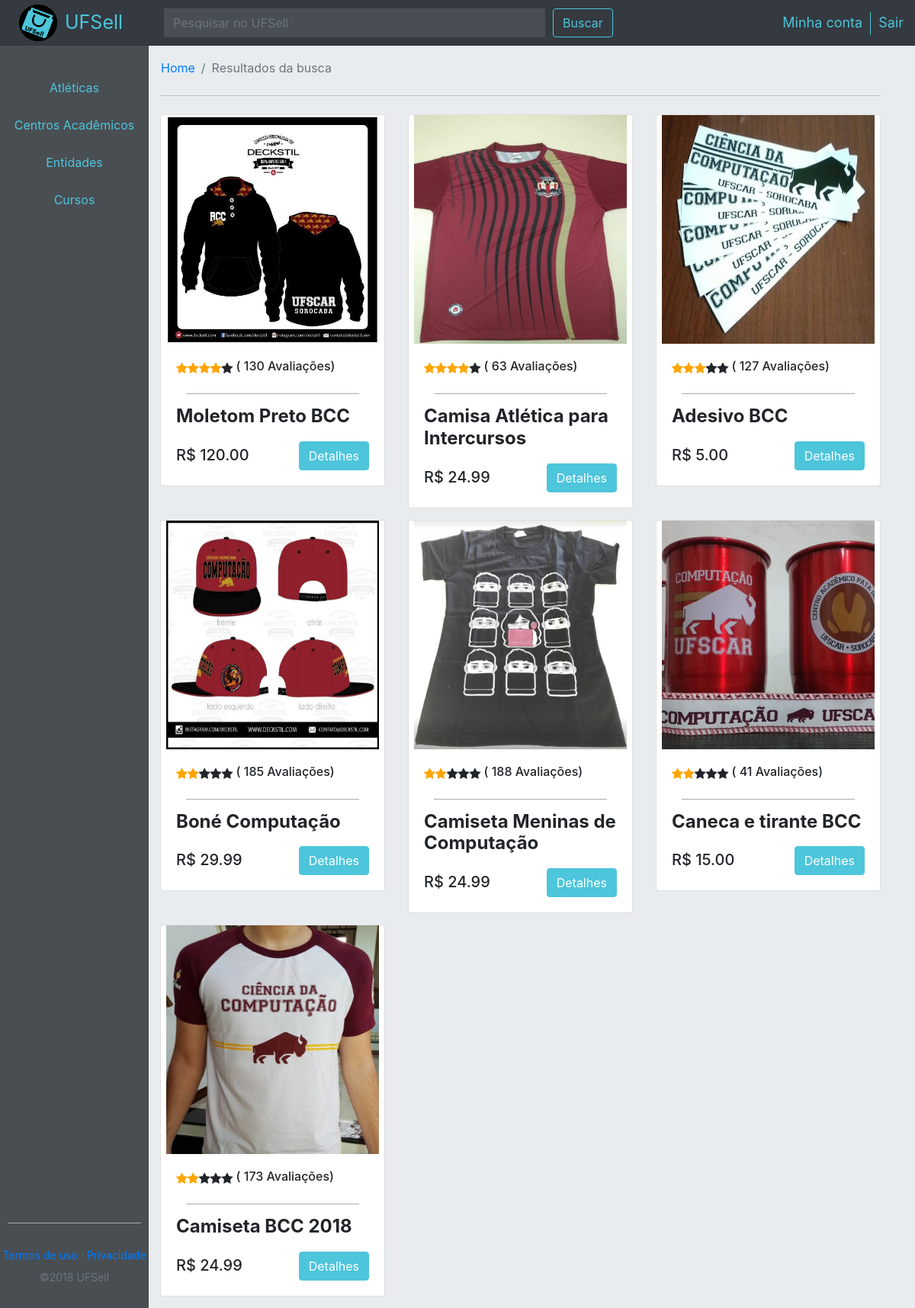
/busca.php (signed in), run on the app's committed database.
### tables this page shows
CREATE TABLE IF NOT EXISTS `prod` (
  `id` int(11) NOT NULL,
  `id_org` int(11) NOT NULL,
  `nome` varchar(50) NOT NULL,
  `descr` varchar(500) NOT NULL,
  `preco` float NOT NULL,
  `img` varchar(150) NOT NULL,
  `qt_votos` int(11) NOT NULL,
  `aval` float NOT NULL,
  `mes` int(3) NOT NULL,
  `ano` int(5) NOT NULL
);

### busca.php (the view, shortened to what this page needs)
<?php
include('connection/connection.php');
$valBusca = $_GET['busca'];
$isProd = true;
$query = "SELECT * FROM prod WHERE `nome`  LIKE \"%$valBusca%\" ORDER BY aval DESC";
$result = mysqli_query($conn, $query);
?>
<!DOCTYPE html>
<html lang="pt-br">
    <head>
	<?php include 'includes/header-interno.php';  ?>
	</head>
    <body>
        <?php include 'includes/nav1.php'; ?>
            <div id="defCol" class="col-12 col-xl-12 col-lg-12 col-md-12">
                <div id="defRow" class="row">
                    <?php include 'includes/menuesq.php'; ?>
                    <div id="conteudo" class="col-10 col-xl-10 col-lg-10 col-md-10">
                        <nav aria-label="breadcrumb" style="margin-top:5px; margin-left:-15px;">
                            <ol class="breadcrumb">
                                <li class="breadcrumb-item"><a href="./home.php?sel=1">Home</a></li>
                                <li class="breadcrumb-item active" aria-current="page">Resultados da busca</li>
                            </ol>
                        </nav>
						<div class="colD">
						<br>
							<?php
							if ($isProd)
							{ echo '<div class="row">';
							while ($row = $result->fetch_object())
							{
							?>
								<div class="col-lg-4 col-md-6 col-sm-12">
									<div class="card">
										<div class="product-image">
											<center>
												<img class="imgHome" src="img/<?php echo $row->img; ?>">
											</center>
										</div>
										<div class="card-body">
											<div class="row">
												<ul class="rating">
												<?php
													$i = 0;
													$x = intval($row->aval);
													while ($i < 5) {
														if ($i < $x) {
															echo '<span class="fa fa-star checked"></span>';
														}
														else {
															echo '<span class="fa fa-star"></span>';
														}
														$i = $i + 1;
													}
												?>
												</ul>
												<h6 class="avalCard">&nbsp( <?php echo $row->qt_votos;  ?> Avaliações)</h6>
											</div>
											<hr class="hrCard">
											<h4 class="titleCard" style="font-weight: bold;"><?php echo $row->nome;  ?></h4>
											<div class="row d-flex justify-content-between" style="padding-left: 15px; padding-right:15px;">
												<h5 class="d-flex align-self-end">R$ <?php echo number_format($row->preco, 2); ?> </h5>
												<a class="btn btn-outline-light btn-custom" href="produto.php?id_prod=<?php echo $row->id;  ?>">Detalhes</a>
											</div>
										</div>
									</div>
								</div>
							<?php } echo '</div>';
							} ?>
						<?php
							if($isProd == false)
							{ echo '<div class="row">';
							while ($row = $result_temp->fetch_object())
							{
								$id = $row->id;
								$query = "SELECT * FROM `prod` WHERE `id_org`=\"$id\" ORDER BY id DESC";
								$result = mysqli_query($conn, $query);
								while($row = $result->fetch_object())
								{
							?>
									<div class="col-lg-4 col-md-6 col-sm-12">
										<div class="card">
											<div class="product-image">
												<center>
													<img class="imgHome" src="img/<?php echo $row->img; ?>">
												</center>
											</div>
											<div class="card-body">
												<div class="row">
													<ul class="rating">
													<?php
														$i = 0;
														$x = intval($row->aval);
														while ($i < 5) {
															if ($i < $x) {
																echo '<span class="fa fa-star checked"></span>';
															}
															else {
																echo '<span class="fa fa-star"></span>';
															}
															$i = $i + 1;
														}
													?>
													</ul>
													<h6 class="avalCard">&nbsp( <?php echo $row->qt_votos;  ?> Avaliações)</h6>
												</div>
												<hr class="hrCard">
												<h4 class="titleCard" style="font-weight: bold;"><?php echo $row->nome;  ?></h4>
												<div class="row d-flex justify-content-between" style="padding-left: 15px; padding-right:15px;">
													<h5 class="d-flex align-self-end">R$ <?php echo number_format($row->preco, 2); ?> </h5>
													<a class="btn btn-outline-light btn-custom" href="produto.php?id_prod=<?php echo $row->id;  ?>">Detalhes</a>
												</div>
											</div>
										</div>
									</div>
						<?php } } } echo '</div>';
						?>
                    </div>
                </div>
            </div>
    </body>
</html>

### css/comprador.css (style rules this page uses)
html, body { position: relative; height: 100%; }
body { height: 100%; width: 100%; background-color:#e9ecef; }
nav { width: 100%; height: 60px; }
.btn-outline-light { margin-left: 10px; margin-top: 10px; height: 38px; color: #4dc5da; border-color: #4dc5da; }
#defCol { width: 100%; height: calc(100% - 60px); }
#defRow { width: 100%; height: 100%; }
hr { width: 90%; background-color: #b9c0bd; }
#conteudo { background-color:#e9ecef; }
.colD { display: block; -webkit-hyphens: auto; -moz-hyphens: auto; -ms-hyphens: auto; hyphens: auto; width: 100%; border-top: 1px solid #000000; border-color: #b9c0bd; }
.card { margin-bottom: 15px; }
.checked { color: orange; }
.btn-custom { color: white; background-color: #4dc5da; }
.hrCard { margin-top: 5px; margin-bottom: 15px; }
.imgHome { width: 95%; height: 300px; }
.rating { padding-left: 15px; }

### data on the page
prod: img (picture), qt_votos "130", nome "Moletom Preto BCC", preco "120.00"
prod: img (picture), qt_votos "63", nome "Camisa Atlética para Intercursos", preco "24.99"
prod: img (picture), qt_votos "127", nome "Adesivo BCC", preco "5.00"
prod: img (picture), qt_votos "185", nome "Boné Computação", preco "29.99"
prod: img (picture), qt_votos "188", nome "Camiseta Meninas de Computação", preco "24.99"
prod: img (picture), qt_votos "41", nome "Caneca e tirante BCC", preco "15.00"
prod: img (picture), qt_votos "173", nome "Camiseta BCC 2018", preco "24.99"
